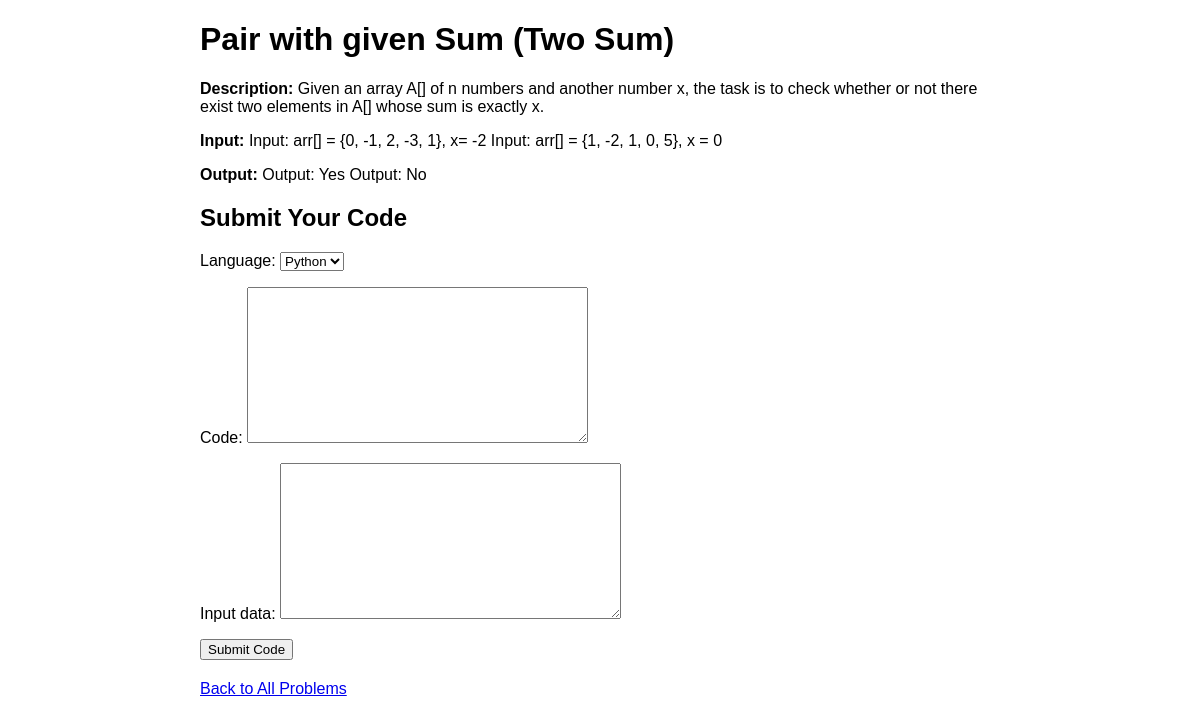
/porblems/all/1/ (signed in), run on the app's committed database.
### porblems/models.py (models this page shows)
class problemm(models.Model):
    problem_name = models.CharField(max_length=100)
    problem_description = models.TextField()
    problem_input=models.TextField(default=0)
    problem_output=models.TextField(default=0)
    problem_diff=models.CharField(max_length=200)

### porblems/views.py (the view, shortened to what this page needs)
# urls.py: path('all/<int:id>/',problems_description,name="problems_description"),
@login_required
def problems_description(request, id):
    problem = problemm.objects.get(id=id)
    form = CodeSubmissionForm()
    context = {
        "problem": problem,
        "form": form,
    }
    return render(request, 'problem.html', context)

### real_compiler/formm.py
class CodeSubmissionForm(forms.ModelForm):
    language = forms.ChoiceField(choices=LANGUAGE_CHOICES)
    class Meta:
        model = CodeSubmission
        fields = ["language", "code", "input_data"]

### porblems/templates/problem.html (shortened to what this page needs)
<!DOCTYPE html>
<html lang="en">
<head>
</head>
<body>
    <div class="container">
        <h1>{{ problem.problem_name }}</h1>
        <div class="problem-section">
            <p><strong>Description:</strong> {{ problem.problem_description }}</p>
            <p><strong>Input:</strong> {{ problem.problem_input }}</p>
            <p><strong>Output:</strong> {{ problem.problem_output }}</p>
        </div>
        <div class="submission-section">
            <h2>Submit Your Code</h2>
            <form method="post">
                {{ form.as_p }}
                <button type="submit">Submit Code</button>
            </form>
        </div>
        <a href="/porblems/all_problems/">Back to All Problems</a>
    </div>
</body>
</html>

### porblems/templates/problem.html (style rules this page uses)
body { font-family: Arial, sans-serif; }
.container { max-width: 800px; margin: 0 auto; }
.problem-section, .submission-section { margin-bottom: 20px; }

### data on the page
problemm: problem_name "Pair with given Sum (Two Sum)", problem_description "Given an array A[] of n numbers and another number x, the task is to check whether or not there exist two elements in A[] whose sum is exactly x.", problem_input "Input: arr[] = {0, -1, 2, -3, 1}, x= -2 Input: arr[] = {1, -2, 1, 0, 5}, x = 0", problem_output "Output: Yes Output: No"
